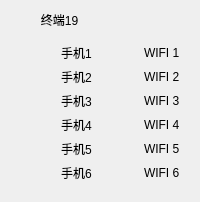
     <widget class="QWidget" name="widget_19" native="true">
      <layout class="QGridLayout" name="gridLayout_21">
       <item row="0" column="0">
        <layout class="QVBoxLayout" name="verticalLayout_20">
         <item>
          <widget class="QLabel" name="label_572">
           <property name="text">
            <string>         终端19</string>
           </property>
          </widget>
         </item>
         <item>
          <widget class="QWidget" name="widget_47" native="true">
           <layout class="QGridLayout" name="gridLayout_47">
            <item row="1" column="0">
             <widget class="LightButton" name="lightButton1_553" native="true"/>
            </item>
            <item row="2" column="0">
             <widget class="LightButton" name="lightButton1_554" native="true"/>
            </item>
            <item row="0" column="2">
             <widget class="LightButton" name="lightButton1_555" native="true"/>
            </item>
            <item row="4" column="2">
             <widget class="LightButton" name="lightButton1_556" native="true"/>
            </item>
            <item row="5" column="0">
             <widget class="LightButton" name="lightButton1_557" native="true"/>
            </item>
            <item row="0" column="0">
             <widget class="LightButton" name="lightButton1_558" native="true"/>
            </item>
            <item row="5" column="2">
             <widget class="LightButton" name="lightButton1_559" native="true"/>
            </item>
            <item row="1" column="2">
             <widget class="LightButton" name="lightButton1_560" native="true"/>
            </item>
            <item row="2" column="2">
             <widget class="LightButton" name="lightButton1_561" native="true"/>
            </item>
            <item row="3" column="2">
             <widget class="LightButton" name="lightButton1_562" native="true"/>
            </item>
            <item row="4" column="0">
             <widget class="LightButton" name="lightButton1_563" native="true"/>
            </item>
            <item row="3" column="0">
             <widget class="LightButton" name="lightButton1_564" native="true"/>
            </item>
            <item row="0" column="3">
             <widget class="QLabel" name="WifiLabel19_1">
              <property name="text">
               <string>WIFI 1</string>
              </property>
             </widget>
            </item>
            <item row="4" column="3">
             <widget class="QLabel" name="WifiLabel19_5">
              <property name="text">
               <string>WIFI 5</string>
              </property>
             </widget>
            </item>
            <item row="3" column="3">
             <widget class="QLabel" name="WifiLabel19_4">
              <property name="text">
               <string>WIFI 4</string>
              </property>
             </widget>
            </item>
            <item row="3" column="1">
             <widget class="QLabel" name="PhoneLabel19_4">
              <property name="text">
               <string>手机4</string>
              </property>
             </widget>
            </item>
            <item row="0" column="1">
             <widget class="QLabel" name="PhoneLabel19_1">
              <property name="text">
               <string>手机1</string>
              </property>
             </widget>
            </item>
            <item row="2" column="1">
             <widget class="QLabel" name="PhoneLabel19_3">
              <property name="text">
               <string>手机3</string>
              </property>
             </widget>
            </item>
            <item row="4" column="1">
             <widget class="QLabel" name="PhoneLabel19_5">
              <property name="text">
               <string>手机5</string>
              </property>
             </widget>
            </item>
            <item row="5" column="1">
             <widget class="QLabel" name="PhoneLabel19_6">
              <property name="text">
               <string>手机6</string>
              </property>
             </widget>
            </item>
            <item row="1" column="1">
             <widget class="QLabel" name="PhoneLabel19_2">
              <property name="text">
               <string>手机2</string>
              </property>
             </widget>
            </item>
            <item row="5" column="3">
             <widget class="QLabel" name="WifiLabel19_6">
              <property name="text">
               <string>WIFI 6</string>
              </property>
             </widget>
            </item>
            <item row="2" column="3">
             <widget class="QLabel" name="WifiLabel19_3">
              <property name="text">
               <string>WIFI 3</string>
              </property>
             </widget>
            </item>
            <item row="1" column="3">
             <widget class="QLabel" name="WifiLabel19_2">
              <property name="text">
               <string>WIFI 2</string>
              </property>
             </widget>
            </item>
           </layout>
          </widget>
         </item>
        </layout>
       </item>
      </layout>
     </widget>
